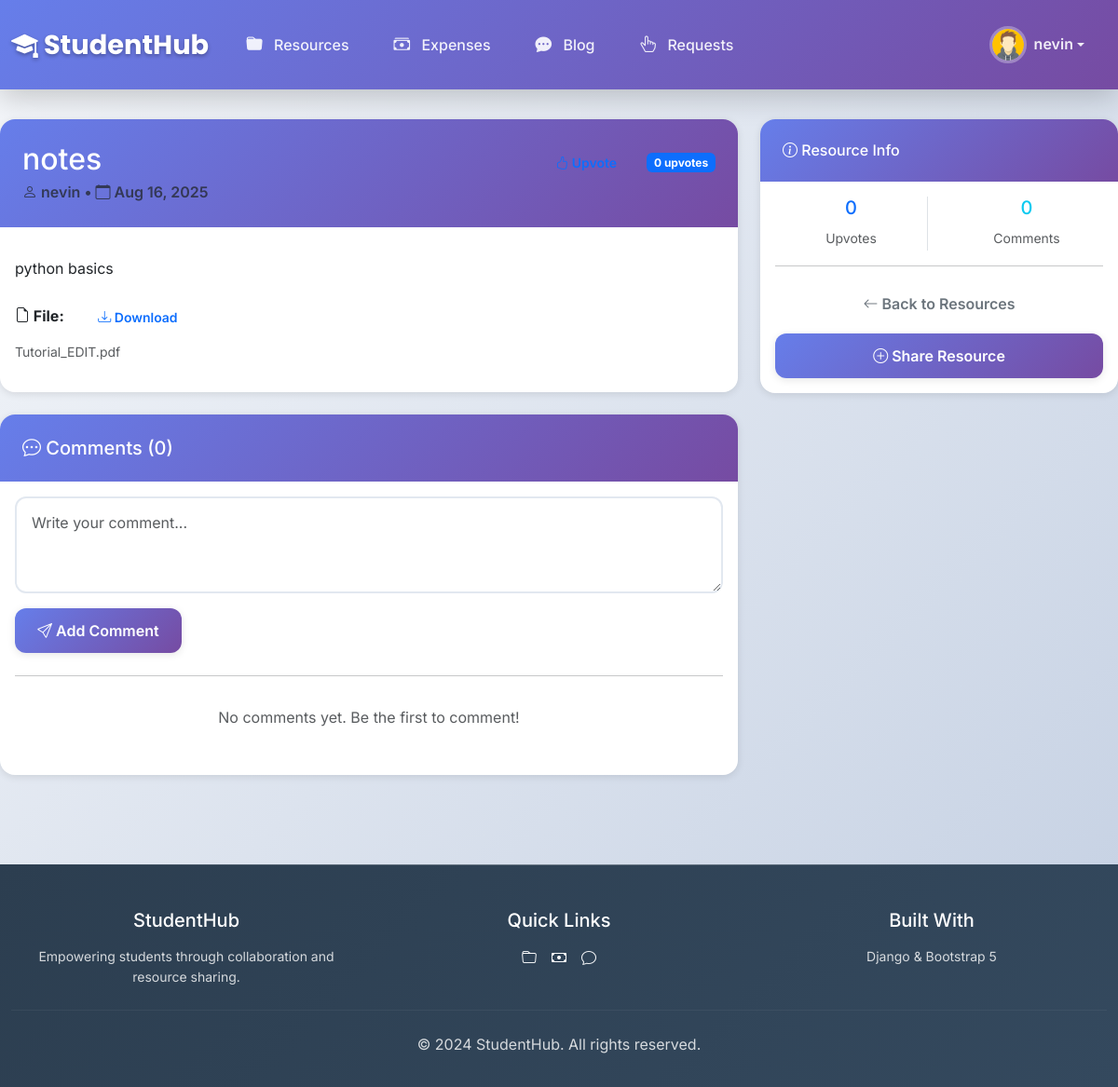
The page /resources/1/ (signed in) on the database its author committed.
### accounts/models.py (models this page shows, shortened)
class Profile(models.Model):
    user = models.OneToOneField(User, on_delete=models.CASCADE, related_name='profile')
    avatar = models.ImageField(upload_to='avatars/', default='avatars/default.png')
    bio = models.TextField(blank=True)

### resources/models.py (models this page shows, shortened)
class Resource(models.Model):
    title = models.CharField(max_length=200)
    link = models.URLField(blank=True, null=True)
    file = models.FileField(upload_to='resources/', blank=True, null=True)
    description = models.TextField()
    tags = models.ManyToManyField(Tag, blank=True)
    author = models.ForeignKey(User, on_delete=models.CASCADE, related_name='resources')
    upvotes = models.ManyToManyField(User, related_name='upvoted_resources', blank=True)
    created_at = models.DateTimeField(auto_now_add=True)
    @property
    def upvote_count(self):
        return self.upvotes.count()
    @property
    def comment_count(self):
        return self.comments.count()

### resources/views.py (the view)
# urls.py: path('<int:pk>/', views.resource_detail, name='resource_detail'),
def resource_detail(request, pk):
    resource = get_object_or_404(Resource, pk=pk)
    comments = resource.comments.all()
    comment_form = CommentForm()
    context = {
        'resource': resource,
        'comments': comments,
        'comment_form': comment_form,
    }
    return render(request, 'resources/resource_detail.html', context)

### resources/forms.py
class CommentForm(forms.ModelForm):
    class Meta:
        model = Comment
        fields = ['text']
        widgets = {
            'text': forms.Textarea(attrs={'class': 'form-control', 'rows': 3, 'placeholder': 'Write your comment...'}),
        }

### templates/resources/resource_detail.html (shortened to what this page needs)
{% extends 'base.html' %}
{% block content %}
<div class="row">
    <div class="col-lg-8">
        <div class="card mb-4">
            <div class="card-header">
                <div class="d-flex justify-content-between align-items-start">
                    <div>
                        <h2 class="mb-1">{{ resource.title }}</h2>
                        <div class="text-muted">
                            <i class="bi bi-person"></i> {{ resource.author.username }} •
                            <i class="bi bi-calendar"></i> {{ resource.created_at|date:"M d, Y" }}
                        </div>
                    </div>
                    {% if user.is_authenticated %}
                        <div class="d-flex align-items-center">
                            <form method="post" action="{% url 'resources:toggle_upvote' resource.pk %}" class="me-2">
                                <button type="submit" class="btn btn-outline-primary btn-sm">
                                    {% if user in resource.upvotes.all %}
                                        <i class="bi bi-hand-thumbs-up-fill"></i> Unvote
                                    {% else %}
                                        <i class="bi bi-hand-thumbs-up"></i> Upvote
                                    {% endif %}
                                </button>
                            </form>
                            <span class="badge bg-primary">{{ resource.upvote_count }} upvotes</span>
                        </div>
                    {% endif %}
                </div>
            </div>
            <div class="card-body">
                <p class="card-text">{{ resource.description|linebreaks }}</p>
                {% if resource.file %}
                    <div class="mb-3">
                        <strong><i class="bi bi-file-earmark"></i> File:</strong>
                        <a href="{{ resource.file.url }}" class="btn btn-outline-primary btn-sm ms-2" download>
                            <i class="bi bi-download"></i> Download
                        </a>
                        <small class="text-muted d-block mt-1">{{ resource.file.name|cut:"resources/" }}</small>
                    </div>
                {% endif %}
            </div>
        </div>
        <div class="card">
            <div class="card-header">
                <h5 class="mb-0">
                    <i class="bi bi-chat-dots"></i> Comments ({{ resource.comment_count }})
                </h5>
            </div>
            <div class="card-body">
                {% if user.is_authenticated %}
                    <form method="post" action="{% url 'resources:add_comment' resource.pk %}" class="mb-4">
                        <div class="mb-3">
                            {{ comment_form.text }}
                        </div>
                        <button type="submit" class="btn btn-primary">
                            <i class="bi bi-send"></i> Add Comment
                        </button>
                    </form>
                {% else %}
                    <div class="alert alert-info">
                        <i class="bi bi-info-circle"></i> Please <a href="{% url 'accounts:login' %}">login</a> to add comments.
                    </div>
                {% endif %}
                <hr>
                {% if comments %}
                    {% for comment in comments %}
                        <div class="d-flex mb-3">
                            <img src="{{ comment.author.profile.avatar.url }}" alt="Avatar"
                                 class="rounded-circle me-3" style="width: 40px; height: 40px; object-fit: cover;">
                            <div class="flex-grow-1">
                                <div class="d-flex justify-content-between align-items-start">
                                    <h6 class="mb-1">{{ comment.author.username }}</h6>
                                    <small class="text-muted">{{ comment.created_at|date:"M d, Y H:i" }}</small>
                                </div>
                                <p class="mb-0">{{ comment.text|linebreaks }}</p>
                            </div>
                        </div>
                        {% if not forloop.last %}<hr>{% endif %}
                    {% endfor %}
                {% else %}
                    <p class="text-muted text-center py-3">No comments yet. Be the first to comment!</p>
                {% endif %}
            </div>
        </div>
    </div>
    <div class="col-lg-4">
        <div class="card">
            <div class="card-header">
                <h6 class="mb-0"><i class="bi bi-info-circle"></i> Resource Info</h6>
            </div>
            <div class="card-body">
                <div class="row text-center">
                    <div class="col-6">
                        <div class="border-end">
                            <h5 class="text-primary">{{ resource.upvote_count }}</h5>
                            <small class="text-muted">Upvotes</small>
                        </div>
                    </div>
                    <div class="col-6">
                        <h5 class="text-info">{{ resource.comment_count }}</h5>
                        <small class="text-muted">Comments</small>
                    </div>
                </div>
                <hr>
                <div class="d-grid gap-2">
                    <a href="{% url 'resources:resource_list' %}" class="btn btn-outline-secondary">
                        <i class="bi bi-arrow-left"></i> Back to Resources
                    </a>
                    {% if user.is_authenticated %}
                        <a href="{% url 'resources:resource_create' %}" class="btn btn-primary">
                            <i class="bi bi-plus-circle"></i> Share Resource
                        </a>
                    {% endif %}
                </div>
            </div>
        </div>
    </div>
</div>
{% endblock %}

### templates/base.html (shortened to what this page needs)
<!DOCTYPE html>
<html lang="en">
<head>
    <link href="https://cdn.jsdelivr.net/npm/bootstrap@5.3.0/dist/css/bootstrap.min.css" rel="stylesheet">
    <link href="https://cdn.jsdelivr.net/npm/bootstrap-icons@1.10.0/font/bootstrap-icons.css" rel="stylesheet">
</head>
<body>
    <nav class="navbar navbar-expand-lg navbar-dark">
        <div class="container">
            <a class="navbar-brand" href="{% url 'home' %}">
                <i class="bi bi-mortarboard-fill"></i> StudentHub
            </a>
            <div class="collapse navbar-collapse" id="navbarNav">
                <ul class="navbar-nav me-auto">
                    <li class="nav-item">
                        <a class="nav-link" href="{% url 'resources:resource_list' %}">
                            <i class="bi bi-folder-fill"></i> Resources
                        </a>
                    </li>
                    <li class="nav-item">
                        <a class="nav-link" href="{% url 'expenses:expense_list' %}">
                            <i class="bi bi-cash-stack"></i> Expenses
                        </a>
                    </li>
                    <li class="nav-item">
                        <a class="nav-link" href="{% url 'blog:post_list' %}">
                            <i class="bi bi-chat-dots-fill"></i> Blog
                        </a>
                    </li>
                    <li class="nav-item">
                        <a class="nav-link" href="{% url 'requests:request_list' %}">
                            <i class="bi bi-hand-index-thumb"></i> Requests
                        </a>
                    </li>
                </ul>
                <ul class="navbar-nav">
                    {% if user.is_authenticated %}
                        <li class="nav-item dropdown">
                            <a class="nav-link dropdown-toggle d-flex align-items-center" href="#" role="button" data-bs-toggle="dropdown">
                                {% if user.profile.avatar %}
                                    <img src="{{ user.profile.avatar.url }}" alt="Avatar" class="user-avatar me-2">
                                {% else %}
                                    <div class="user-avatar me-2 bg-secondary d-flex align-items-center justify-content-center text-white">
                                        <i class="bi bi-person-fill"></i>
                                    </div>
                                {% endif %}
                                <span class="fw-semibold">{{ user.username }}</span>
                            </a>
                        </li>
                    {% endif %}
                </ul>
            </div>
        </div>
    </nav>
    <main class="fade-in">
        {% block content %}{% endblock %}
    </main>
    <footer>
        <div class="container text-center">
            <div class="row">
                <div class="col-md-4">
                    <h5 class="text-white mb-3">StudentHub</h5>
                    <p class="small">Empowering students through collaboration and resource sharing.</p>
                </div>
                <div class="col-md-4">
                    <h5 class="text-white mb-3">Quick Links</h5>
                    <div class="d-flex justify-content-center gap-3">
                        <a href="{% url 'resources:resource_list' %}" class="text-light text-decoration-none">
                            <i class="bi bi-folder"></i>
                        </a>
                        <a href="{% url 'expenses:expense_list' %}" class="text-light text-decoration-none">
                            <i class="bi bi-cash"></i>
                        </a>
                        <a href="{% url 'blog:post_list' %}" class="text-light text-decoration-none">
                            <i class="bi bi-chat"></i>
                        </a>
                    </div>
                </div>
                <div class="col-md-4">
                    <h5 class="text-white mb-3">Built With</h5>
                    <p class="small">Django & Bootstrap 5</p>
                </div>
            </div>
            <hr class="my-4" style="border-color: rgba(255,255,255,0.2);">
            <p class="mb-0">&copy; 2024 StudentHub. All rights reserved.</p>
        </div>
    </footer>
</body>
</html>

### templates/base.html (style rules this page uses)
:root { --primary-gradient: linear-gradient(135deg, #667eea 0%, #764ba2 100%); --secondary-gradient: linear-gradient(135deg, #f093fb 0%, #f5576c 100%); --success-gradient: linear-gradient(135deg, #4facfe 0%, #00f2fe 100%); --info-gradient: linear-gradient(135deg, #43e97b 0%, #38f9d7 100%); --warning-gradient: linear-gradient(135deg, #fa709a 0%, #fee140 100%); --dark-gradient: linear-gradient(135deg, #2c3e50 0%, #34495e 100%); --glass-bg: rgba(255, 255, 255, 0.1); --glass-border: rgba(255, 255, 255, 0.2); --shadow-sm: 0 2px 8px rgba(0, 0, 0, 0.1); --shadow-md: 0 4px 16px rgba(0, 0, 0, 0.15); --shadow-lg: 0 8px 32px rgba(0, 0, 0, 0.2); --border-radius: 16px; --border-radius-sm: 12px; }
* { margin: 0; padding: 0; box-sizing: border-box; }
body { font-family: 'Inter', -apple-system, BlinkMacSystemFont, 'Segoe UI', Roboto, sans-serif; background: linear-gradient(135deg, #f5f7fa 0%, #c3cfe2 100%); min-height: 100vh; color: #2d3748; line-height: 1.6; }
.navbar { background: var(--primary-gradient) !important; backdrop-filter: blur(20px); border: none; box-shadow: var(--shadow-lg); padding: 1rem 0; }
.navbar-brand { font-family: 'Poppins', sans-serif; font-weight: 700; font-size: 1.8rem; color: white !important; text-shadow: 0 2px 4px rgba(0, 0, 0, 0.3); transition: all 0.3s ease; }
.navbar-nav .nav-link { color: rgba(255, 255, 255, 0.9) !important; font-weight: 500; padding: 0.75rem 1.25rem !important; margin: 0 0.25rem; border-radius: var(--border-radius-sm); transition: all 0.3s ease; position: relative; overflow: hidden; }
.navbar-nav .nav-link::before { content: ''; position: absolute; top: 0; left: -100%; width: 100%; height: 100%; background: rgba(255, 255, 255, 0.1); transition: left 0.3s ease; }
.navbar-nav .nav-link i { margin-right: 0.5rem; font-size: 1.1rem; }
.user-avatar { width: 40px; height: 40px; border-radius: 50%; object-fit: cover; border: 3px solid rgba(255, 255, 255, 0.3); transition: all 0.3s ease; }
main { padding: 2rem 0; min-height: calc(100vh - 200px); }
.container { max-width: 1200px; }
footer { background: var(--dark-gradient); color: rgba(255, 255, 255, 0.8); padding: 3rem 0 2rem; margin-top: 4rem; position: relative; }
footer::before { content: ''; position: absolute; top: 0; left: 0; right: 0; height: 1px; background: linear-gradient(90deg, transparent, rgba(255, 255, 255, 0.3), transparent); }
footer p { font-weight: 400; margin: 0; }
.btn { border-radius: var(--border-radius-sm); font-weight: 600; padding: 0.75rem 1.5rem; transition: all 0.3s ease; border: none; position: relative; overflow: hidden; }
.btn::before { content: ''; position: absolute; top: 0; left: -100%; width: 100%; height: 100%; background: linear-gradient(90deg, transparent, rgba(255, 255, 255, 0.2), transparent); transition: left 0.5s ease; }
.btn-primary { background: var(--primary-gradient); box-shadow: var(--shadow-sm); }
.fade-in { animation: fadeIn 0.6s ease-in; }
.form-control { border-radius: var(--border-radius-sm); border: 2px solid #e2e8f0; padding: 0.875rem 1rem; font-size: 1rem; transition: all 0.3s ease; background: rgba(255, 255, 255, 0.9); }
.card { border: none; border-radius: var(--border-radius); box-shadow: var(--shadow-sm); transition: all 0.3s ease; overflow: hidden; }
.card-header { background: var(--primary-gradient); color: white; border: none; padding: 1.5rem; font-weight: 600; }

### rows shown on the page
Resource: title "notes", author.username "nevin", created_at "Aug 16, 2025", upvote_count "0", description "python basics", file.name "Tutorial_EDIT.pdf", comment_count "0"

### other values the page prints
{{ user.username }} "nevin"
